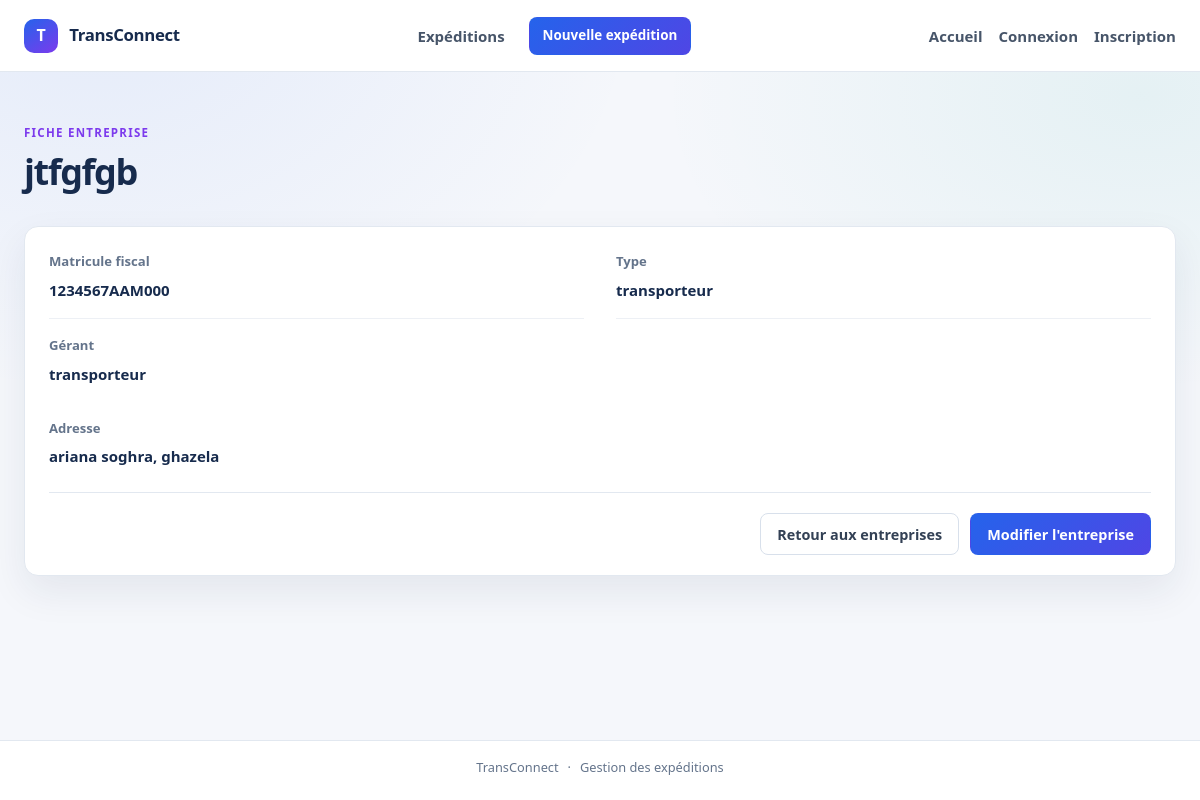
Before: /entreprises/11/ with the older database file.
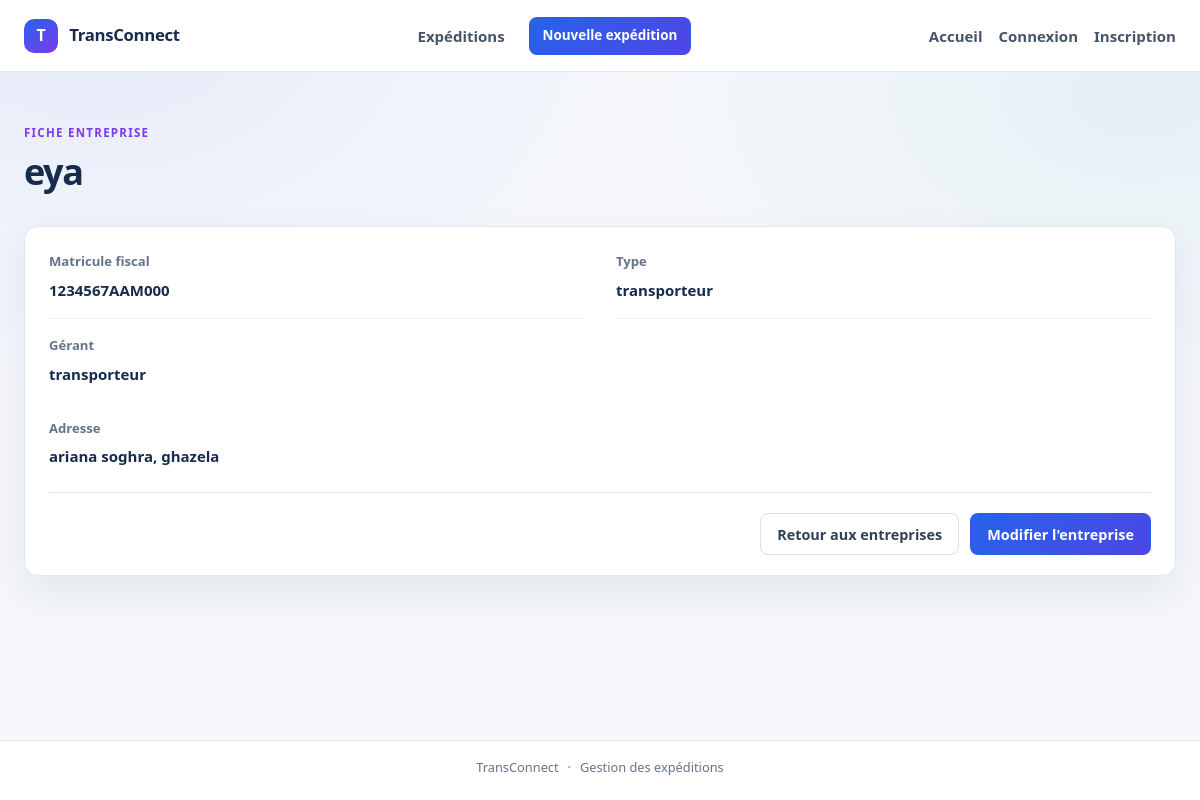
After: the same page with the newer database file.
### EntrepriseApp/models.py (models this page shows, shortened)
class Entreprise(models.Model):
    raison_social = models.CharField(max_length=200, blank=False ,null=False)
    matricule_fiscal =models.CharField(max_length=17 ,unique=True, validators=[matricule_fiscal_validator])
    adresse = models.TextField(validators=[MinLengthValidator(20,"l'adresse ne peut pas avoir moins de 20 char"),MaxLengthValidator(400,"l'adresse ne peut pas depasser les 400 char")])
    type_entreprise=models.CharField(max_length=100,choices=[('c','chargeur'),
    ('t','transporteur')])
    created_at = models.DateTimeField(auto_now_add=True)
    updated_at =models.DateTimeField(auto_now=True)
    gerant= models.OneToOneField(Utilisateur ,on_delete=models.CASCADE,related_name='entreprise')

class Utilisateur(AbstractUser):
    email = models.EmailField(unique=True , validators=[validate_email])
    user_id = models.CharField(primary_key=True, max_length=8, unique=True)
    telephone = models.CharField(max_length=15, blank=True, null=True)
    role = models.CharField(max_length=20, choices=[
        ('c', 'chargeur'),
        ('t', 'transporteur')
    ], default='c')
    created_at = models.DateTimeField(auto_now_add=True)
    updated_at = models.DateTimeField(auto_now=True)

### EntrepriseApp/views.py (the view)
# urls.py: path("<int:pk>/", EntrepriseDetail.as_view(), name="entreprise_detail"),
class EntrepriseDetail(DetailView):
    model = Entreprise
    template_name = "entreprise/detail.html"
    context_object_name = "entreprise"

### EntrepriseApp/templates/entreprise/detail.html (shortened to what this page needs)
{% extends "expedition/base.html" %}
{% block content %}
    <div class="page-heading">
        <div><p class="eyebrow">FICHE ENTREPRISE</p><h1>{{ entreprise.raison_social }}</h1></div>
    </div>
    <section class="panel detail-panel">
        <dl class="detail-grid">
            <div class="detail-item"><dt>Matricule fiscal</dt><dd>{{ entreprise.matricule_fiscal }}</dd></div>
            <div class="detail-item"><dt>Type</dt><dd>{{ entreprise.get_type_entreprise_display }}</dd></div>
            <div class="detail-item"><dt>Gérant</dt><dd>{{ entreprise.gerant }}</dd></div>
            <div class="detail-item detail-wide"><dt>Adresse</dt><dd>{{ entreprise.adresse|linebreaksbr }}</dd></div>
        </dl>
        <div class="panel-actions">
            <a class="button button-secondary" href="{% url 'entreprise_list' %}">Retour aux entreprises</a>
            <a class="button button-primary" href="{% url 'entreprise_update' pk=entreprise.pk %}">Modifier l'entreprise</a>
        </div>
    </section>
{% endblock %}

Changed rows visible on the page:
changed Entreprise "1234567AAM000": raison_social "jtfgfgb" → "eya"
